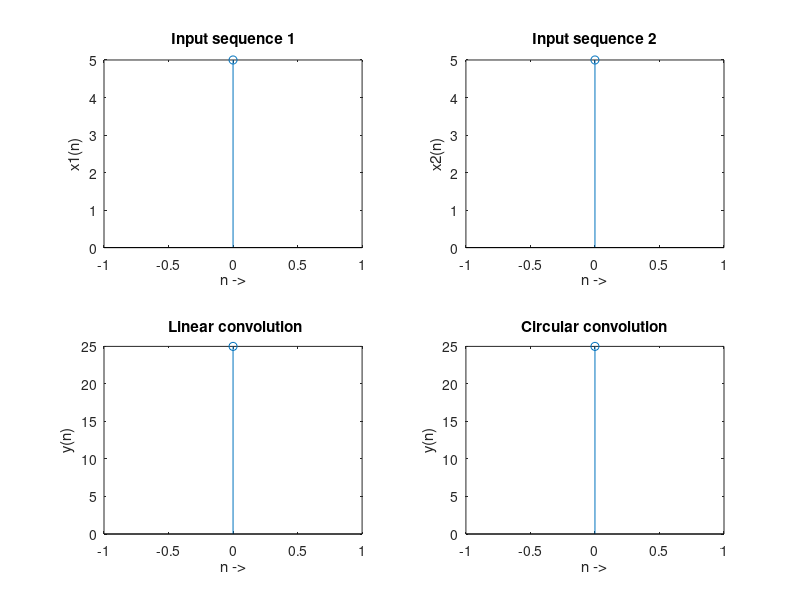

Recreate this plot in MATLAB.
clc; close all; clear all;
x1=input('Enter the first sequence :');
x2=input('Enter the second sequence: ');
N1=length(x1); N2=length(x2); N=N1+N2-1;
y1=conv(x1,x2); 
y=cconv(x1,x2,N);
n1=0:N1-1
subplot(2,2,1); stem(n1,x1); title('Input sequence 1'); xlabel('n ->'); ylabel('x1(n)')
n2=0:N2-1
subplot(2,2,2); stem(n2,x2); title('Input sequence 2'); xlabel('n ->'); ylabel('x2(n)')
n=0:N-1
subplot(2,2,3); stem(n,y1); title(' Linear convolution'); xlabel('n ->'); ylabel('y(n)')
subplot(2,2,4); stem(n,y); title('Circular convolution'); xlabel('n ->'); ylabel('y(n)')
